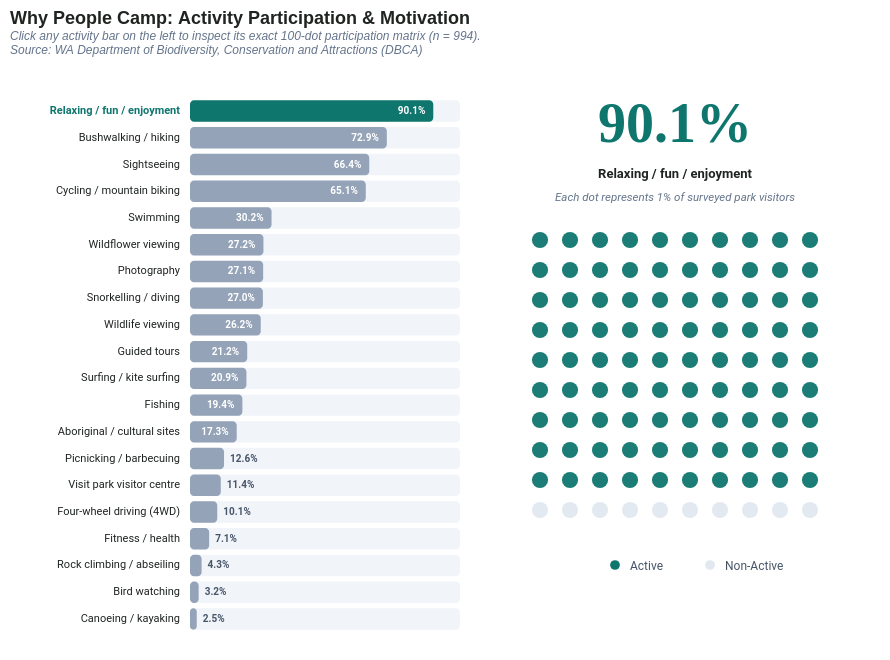

Write a Vega-Lite specification for this figure.
### Vega specification from a JSON file in a GitHub repository (floating-point values rounded to 4 significant figures)
{"$schema": "https://vega.github.io/schema/vega/v5.json", "background": "transparent", "title": {"text": "Why People Camp: Activity Participation & Motivation", "subtitle": ["Click any activity bar on the left to inspect its exact 100-dot participation matrix (n = 994).", "Source: WA Department of Biodiversity, Conservation and Attractions (DBCA)"], "anchor": "start", "fontSize": 18, "fontWeight": "bold", "color": "#1f2421", "subtitleFontSize": 12, "subtitleColor": "#64748b", "subtitleFontStyle": "italic", "dy": -10}, "width": 860, "height": 580, "padding": {"top": 10, "left": 10, "right": 20, "bottom": 10}, "signals": [{"name": "selectedActivity", "value": "Relaxing / fun / enjoyment", "on": [{"events": "@barRowBg:click, @barFill:click, @barLabel:click, @barTextVal:click", "update": "datum.activity"}]}, {"name": "activeRate", "update": "data('activitiesTable')[indexof(pluck(data('activitiesTable'), 'activity'), selectedActivity)].rate"}], "data": [{"name": "activitiesTable", "values": [{"activity": "Relaxing / fun / enjoyment", "rate": 90.1}, {"activity": "Bushwalking / hiking", "rate": 72.9}, {"activity": "Sightseeing", "rate": 66.4}, {"activity": "Cycling / mountain biking", "rate": 65.1}, {"activity": "Swimming", "rate": 30.2}, {"activity": "Wildflower viewing", "rate": 27.2}, {"activity": "Photography", "rate": 27.1}, {"activity": "Snorkelling / diving", "rate": 27.0}, {"activity": "Wildlife viewing", "rate": 26.2}, {"activity": "Guided tours", "rate": 21.2}, {"activity": "Surfing / kite surfing", "rate": 20.9}, {"activity": "Fishing", "rate": 19.4}, {"activity": "Aboriginal / cultural sites", "rate": 17.3}, {"activity": "Picnicking / barbecuing", "rate": 12.6}, {"activity": "Visit park visitor centre", "rate": 11.4}, {"activity": "Four-wheel driving (4WD)", "rate": 10.1}, {"activity": "Fitness / health", "rate": 7.1}, {"activity": "Rock climbing / abseiling", "rate": 4.3}, {"activity": "Bird watching", "rate": 3.2}, {"activity": "Canoeing / kayaking", "rate": 2.5}]}, {"name": "dotsTable", "values": [{"id": 0}, {"id": 1}, {"id": 2}, {"id": 3}, {"id": 4}, {"id": 5}, {"id": 6}, {"id": 7}, {"id": 8}, {"id": 9}, {"id": 10}, {"id": 11}, {"id": 12}, {"id": 13}, {"id": 14}, {"id": 15}, {"id": 16}, {"id": 17}, {"id": 18}, {"id": 19}, {"id": 20}, {"id": 21}, {"id": 22}, {"id": 23}, {"id": 24}, {"id": 25}, {"id": 26}, {"id": 27}, {"id": 28}, {"id": 29}, {"id": 30}, {"id": 31}, {"id": 32}, {"id": 33}, {"id": 34}, {"id": 35}, {"id": 36}, {"id": 37}, {"id": 38}, {"id": 39}, {"id": 40}, {"id": 41}, {"id": 42}, {"id": 43}, {"id": 44}, {"id": 45}, {"id": 46}, {"id": 47}, {"id": 48}, {"id": 49}, {"id": 50}, {"id": 51}, {"id": 52}, {"id": 53}, {"id": 54}, {"id": 55}, {"id": 56}, {"id": 57}, {"id": 58}, {"id": 59}, {"id": 60}, {"id": 61}, {"id": 62}, {"id": 63}, {"id": 64}, {"id": 65}, {"id": 66}, {"id": 67}, {"id": 68}, {"id": 69}, {"id": 70}, {"id": 71}, {"id": 72}, {"id": 73}, {"id": 74}, {"id": 75}, {"id": 76}, {"id": 77}, {"id": 78}, {"id": 79}, {"id": 80}, {"id": 81}, {"id": 82}, {"id": 83}, {"id": 84}, {"id": 85}, {"id": 86}, {"id": 87}, {"id": 88}, {"id": 89}, {"id": 90}, {"id": 91}, {"id": 92}, {"id": 93}, {"id": 94}, {"id": 95}, {"id": 96}, {"id": 97}, {"id": 98}, {"id": 99}], "transform": [{"type": "formula", "expr": "datum.id % 10", "as": "col"}, {"type": "formula", "expr": "floor(datum.id / 10)", "as": "row"}]}], "scales": [{"name": "yScale", "type": "band", "domain": {"data": "activitiesTable", "field": "activity"}, "range": [25, 565], "padding": 0.2}, {"name": "xBarScale", "type": "linear", "domain": [0, 100], "range": [0, 270]}], "marks": [{"type": "text", "name": "barLabel", "from": {"data": "activitiesTable"}, "encode": {"enter": {"x": {"value": 170}, "y": {"scale": "yScale", "field": "activity", "band": 0.5}, "text": {"field": "activity"}, "align": {"value": "right"}, "baseline": {"value": "middle"}, "font": {"value": "Roboto"}, "fontSize": {"value": 11}, "cursor": {"value": "pointer"}}, "update": {"fill": {"signal": "datum.activity === selectedActivity ? '#0f766e' : '#1f2421'"}, "fontWeight": {"signal": "datum.activity === selectedActivity ? 'bold' : 'normal'"}}}}, {"type": "rect", "name": "barRowBg", "from": {"data": "activitiesTable"}, "encode": {"enter": {"x": {"value": 180}, "y": {"scale": "yScale", "field": "activity"}, "width": {"value": 270}, "height": {"scale": "yScale", "band": 1}, "fill": {"value": "#f1f5f9"}, "cornerRadius": {"value": 4}, "cursor": {"value": "pointer"}}}}, {"type": "rect", "name": "barFill", "from": {"data": "activitiesTable"}, "encode": {"enter": {"x": {"value": 180}, "y": {"scale": "yScale", "field": "activity"}, "height": {"scale": "yScale", "band": 1}, "cornerRadius": {"value": 4}, "cursor": {"value": "pointer"}}, "update": {"width": {"scale": "xBarScale", "field": "rate"}, "fill": {"signal": "datum.activity === selectedActivity ? '#0f766e' : '#94a3b8'"}, "tooltip": {"signal": "{'Motivation': datum.activity, 'Participation Rate': format(datum.rate, '.1f') + '%'}"}}, "hover": {"fill": {"value": "#0d9488"}}}}, {"type": "text", "name": "barTextVal", "from": {"data": "activitiesTable"}, "encode": {"enter": {"y": {"scale": "yScale", "field": "activity", "band": 0.5}, "baseline": {"value": "middle"}, "font": {"value": "Roboto"}, "fontSize": {"value": 10}, "fontWeight": {"value": "bold"}, "cursor": {"value": "pointer"}}, "update": {"x": {"signal": "scale('xBarScale', datum.rate) > 42 ? scale('xBarScale', datum.rate) + 172 : scale('xBarScale', datum.rate) + 186"}, "align": {"signal": "scale('xBarScale', datum.rate) > 42 ? 'right' : 'left'"}, "text": {"signal": "format(datum.rate, '.1f') + '%'"}, "fill": {"signal": "scale('xBarScale', datum.rate) > 42 ? '#ffffff' : (datum.activity === selectedActivity ? '#0f766e' : '#475569')"}}}}, {"type": "text", "interactive": false, "encode": {"enter": {"x": {"value": 665}, "y": {"value": 55}, "align": {"value": "center"}, "baseline": {"value": "middle"}, "font": {"value": "Playfair Display"}, "fontSize": {"value": 56}, "fontWeight": {"value": "bold"}, "fill": {"value": "#0f766e"}}, "update": {"text": {"signal": "format(activeRate, '.1f') + '%'"}}}}, {"type": "text", "interactive": false, "encode": {"enter": {"x": {"value": 665}, "y": {"value": 98}, "align": {"value": "center"}, "baseline": {"value": "top"}, "font": {"value": "Roboto"}, "fontSize": {"value": 13}, "fontWeight": {"value": "bold"}, "fill": {"value": "#1f2421"}, "limit": {"value": 310}}, "update": {"text": {"signal": "selectedActivity"}}}}, {"type": "text", "interactive": false, "encode": {"enter": {"x": {"value": 665}, "y": {"value": 128}, "align": {"value": "center"}, "baseline": {"value": "middle"}, "font": {"value": "Roboto"}, "fontSize": {"value": 11.5}, "fontStyle": {"value": "italic"}, "fill": {"value": "#64748b"}, "text": {"value": "Each dot represents 1% of surveyed park visitors"}}}}, {"type": "symbol", "from": {"data": "dotsTable"}, "encode": {"enter": {"x": {"signal": "530 + datum.col * 30"}, "y": {"signal": "170 + datum.row * 30"}, "size": {"value": 260}, "shape": {"value": "circle"}}, "update": {"fill": {"signal": "datum.id < round(activeRate) ? '#0f766e' : '#e2e8f0'"}, "fillOpacity": {"value": 0.95}, "tooltip": {"signal": "{'Motivation': selectedActivity, 'Participation': format(activeRate, '.1f') + '%', 'Dot #': datum.id + 1, 'Status': datum.id < round(activeRate) ? 'Active' : 'Non-Active'}"}}}}, {"type": "symbol", "interactive": false, "encode": {"enter": {"x": {"value": 605}, "y": {"value": 495}, "size": {"value": 95}, "fill": {"value": "#0f766e"}, "shape": {"value": "circle"}}}}, {"type": "text", "interactive": false, "encode": {"enter": {"x": {"value": 620}, "y": {"value": 496}, "align": {"value": "left"}, "baseline": {"value": "middle"}, "font": {"value": "Roboto"}, "fontSize": {"value": 12}, "fill": {"value": "#475569"}, "text": {"value": "Active"}}}}, {"type": "symbol", "interactive": false, "encode": {"enter": {"x": {"value": 700}, "y": {"value": 495}, "size": {"value": 95}, "fill": {"value": "#e2e8f0"}, "shape": {"value": "circle"}}}}, {"type": "text", "interactive": false, "encode": {"enter": {"x": {"value": 715}, "y": {"value": 496}, "align": {"value": "left"}, "baseline": {"value": "middle"}, "font": {"value": "Roboto"}, "fontSize": {"value": 12}, "fill": {"value": "#475569"}, "text": {"value": "Non-Active"}}}}]}
